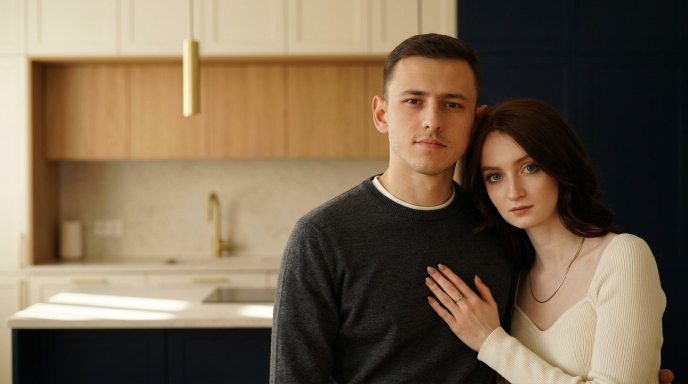
#> input picture vk/_source/base_cover_wide2.jpg, 1376 x 768 px, found by its file name (shown at 1/2 size)
$ python build_cover.py
#> lines starting #> are read from the running program, lines starting #| are printed output that depends on the picture
### scripts/vk-design/vk.py
# -*- coding: utf-8 -*-
"""
Сборка визуалов для сообщества ВКонтакте vk.ru/tverkuhniru.
Палитра, шрифты и правила — те же, что на сайте «РЕцепт».
"""
import os
from PIL import Image, ImageDraw, ImageFont, ImageFilter, ImageEnhance, ImageOps

FDIR = os.environ.get('VK_FONTS', '/tmp/fonts/out')
REPO = '/home/user/REcept'
OUT = os.path.join(REPO, 'vk')

INK    = (19, 41, 74)
SOOT   = (11, 26, 48)
COAL   = (31, 63, 104)
CREAM  = (255, 252, 247)
BONE   = (246, 240, 231)
SAND   = (236, 227, 213)
LINE   = (221, 212, 197)
STONE  = (107, 99, 92)
CLAY   = (162, 152, 140)
GOLD   = (122, 97, 60)
GOLDL  = (182, 154, 99)
GOLDS  = (211, 189, 149)

# --------------------------------------------------------------- шрифты
# fontsource режет гарнитуры по unicode-range: в кириллическом файле нет цифр
# и латиницы. Поэтому каждый символ берётся из той половины, где он есть.
_FAMILIES = {
    'golos':    ('golos-400.ttf', 'golos-latin.ttf'),
    'golos-m':  ('golos-500.ttf', 'golos-latin.ttf'),
    'golos-b':  ('golos-600.ttf', 'golos-latin.ttf'),
    'corm':     ('corm-400.ttf', 'corm-latin.ttf'),
    'corm-l':   ('corm-300.ttf', 'corm-latin.ttf'),
    'corm-m':   ('corm-500.ttf', 'corm-latin.ttf'),
    'playfair': ('playfair-400.ttf', 'playfair-latin.ttf'),
    'playfair-m': ('playfair-500.ttf', 'playfair-latin.ttf'),
    'marck':    ('marck-400.ttf', 'marck-latin.ttf'),
}


_cmaps = {}
def _cmap(path):
    if path not in _cmaps:
        from fontTools.ttLib import TTFont as _TT
        _cmaps[path] = set(_TT(path).getBestCmap().keys())
    return _cmaps[path]


class Font:
    def __init__(self, fam, size):
        cyr, lat = _FAMILIES[fam]
        self.fam, self.size = fam, size
        self.c = ImageFont.truetype(os.path.join(FDIR, cyr), size)
        self.l = ImageFont.truetype(os.path.join(FDIR, lat), size)
        self.cmap_c = _cmap(os.path.join(FDIR, cyr))
        self.cmap_l = _cmap(os.path.join(FDIR, lat))

    # [6 lines left out: function for_char, not called in this run]

    def getmetrics(self):
        return self.c.getmetrics()

    # [21 lines left out: functions getlength, draw, not called in this run]


_cache = {}
def F(fam, size):
    key = (fam, int(round(size)))
    if key not in _cache:
        _cache[key] = Font(fam, int(round(size)))
    return _cache[key]


def tw(draw, s, f, tracking=0.0):
    return f.getlength(s, tracking)


# [48 lines left out: functions text, wrap, para, caps_rule, not called in this run]


def rule(draw, xy, w, color, t=1.5):
    x, y = xy
    draw.rectangle([x, y, x + w, y + t], fill=color)


# --------------------------------------------------------------- фото
# [12 lines left out: function cover, not called in this run]


def _interp(stops, t):
    stops = sorted(stops)
    if t <= stops[0][0]:
        return stops[0][1]
    for (p0, c0), (p1, c1) in zip(stops, stops[1:]):
        if p0 <= t <= p1:
            k = 0 if p1 == p0 else (t - p0) / (p1 - p0)
            return tuple(int(c0[i] + (c1[i] - c0[i]) * k) for i in range(4))
    return stops[-1][1]


def linear(size, stops, horizontal=False):
    w, h = (1024, 1) if not horizontal else (1, 1024)
    grad = Image.new('RGBA', (w, h))
    px = grad.load()
    for i in range(1024):
        col = _interp(stops, i / 1023)
        if horizontal:
            px[0, i] = col
        else:
            px[i, 0] = col
    return grad.resize(size, Image.BILINEAR)


def rgba(color, a):
    return (color[0], color[1], color[2], int(a))


# [35 lines left out: functions veil, spot, lighten, not called in this run]


def grain(img, amount=7):
    n = Image.effect_noise(img.size, 42).convert('L').filter(ImageFilter.GaussianBlur(0.4))
    return Image.blend(img.convert('RGB'), Image.merge('RGB', (n, n, n)), amount / 100 * 0.5)


# [17 lines left out: functions paper, save, not called in this run]


# --------------------------------------------------------------- знак
def wordmark(draw, xy, size, tone='light', anchor='la', color=None, gold=None):
    f = F('corm', size)
    s1, s2 = 'РЕ', 'цепт'
    w1 = tw(draw, s1, f); w2 = tw(draw, s2, f)
    x, y = xy
    if anchor[0] == 'm': x -= (w1 + w2) / 2
    elif anchor[0] == 'r': x -= (w1 + w2)
    asc, _ = f.getmetrics(); y += asc
    col = color or (CREAM if tone == 'light' else INK)
    gl = gold or (GOLDS if tone == 'light' else GOLD)
    f.draw(draw, (x, y), s1, gl)
    f.draw(draw, (x + w1, y), s2, col)
    return w1 + w2


def wordmark_tver(draw, xy, size, tone='light', gap=None, tracking=0.30):
    """Знак + «ТВЕРЬ» капителью и латунный штрих между ними."""
    x, y = xy
    w = wordmark(draw, (x, y), size, tone)
    asc, _ = F('corm', size).getmetrics()
    f = F('golos', size * 0.29)
    g = gap if gap is not None else size * 0.34
    cy = y + asc * 0.60
    col = rgba(CREAM, 175) if tone == 'light' else rgba(STONE, 255)
    draw.rectangle([x + w + g, cy - 0.8, x + w + g + size * 0.30, cy + 0.8],
                   fill=GOLDL)
    text(draw, (x + w + g + size * 0.30 + g, cy), 'ТВЕРЬ', f, col, tracking, 'lm')
    return w


THE = ['с 2004 года', 'гарантия 24 месяца', 'оплата 50 / 50']

# [18 lines left out: function theses, not called in this run]

### scripts/vk-design/build_cover.py
# -*- coding: utf-8 -*-
import os, sys
sys.path.insert(0, os.path.dirname(os.path.abspath(__file__)))
from vk import *

COUPLE_WIDE = Image.open(os.path.join(REPO, 'vk/_source/base_cover_wide2.jpg'))
#> COUPLE_WIDE is the input picture: PIL image 1376x768 RGB; mean R, G, B 117.8, 100.4, 78.3
COUPLE_VERT = Image.open(os.path.join(REPO, 'vk/_source/base_cover_vertical.jpg'))
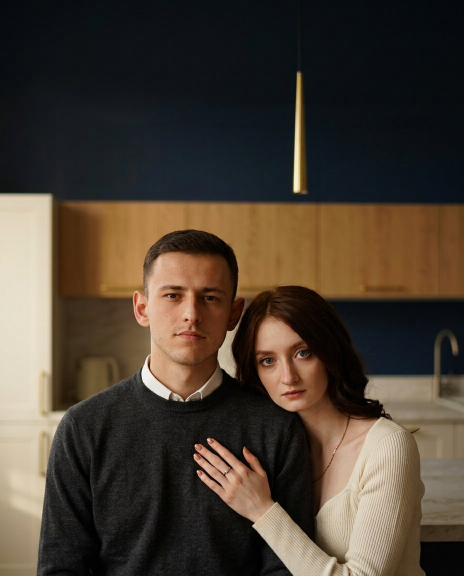
#> input picture vk/_source/base_cover_vertical.jpg, 928 x 1152 px, found by its file name (shown at 1/2 size)
#> COUPLE_VERT is the input picture: PIL image 928x1152 RGB; mean R, G, B 73.7, 62.6, 51.1

PHOTO = os.path.join(REPO, 'public/images')
def ph(p):
    return Image.open(os.path.join(PHOTO, p))


# [15 lines left out: function base_wide, not called in this run]


def ink_field(size, seam_side='right'):
    """Плотное синее поле, как на первом экране сайта: свет сверху справа,
    глубокая тень снизу слева. Не заливка, а среда."""
    w, h = size
    img = linear(size, [(0.00, rgba(SOOT, 255)), (0.45, rgba(INK, 255)),
                        (1.00, rgba(COAL, 255))], horizontal=True)
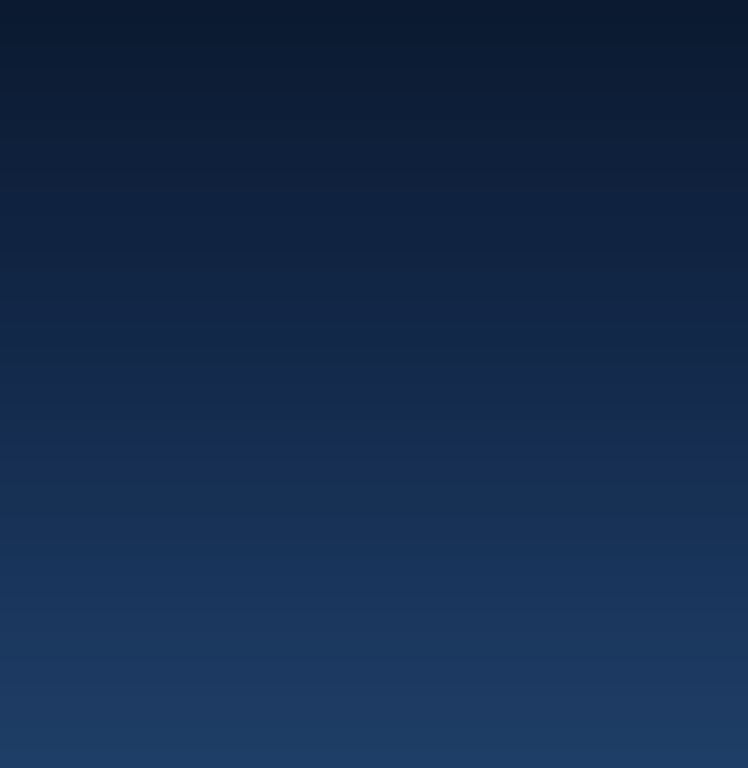
#> img: PIL image 748x768 RGBA; mean R, G, B, A 20, 43.2, 75.9, 255
    glow = Image.new('RGB', (w, h), (0, 0, 0))
#> glow: PIL image 748x768 RGB; every value is 0
    gd = ImageDraw.Draw(glow)
    gd.ellipse([w * 0.25, -h * 0.65, w * 1.25, h * 0.85], fill=(38, 30, 12))
    glow = glow.filter(ImageFilter.GaussianBlur(170))
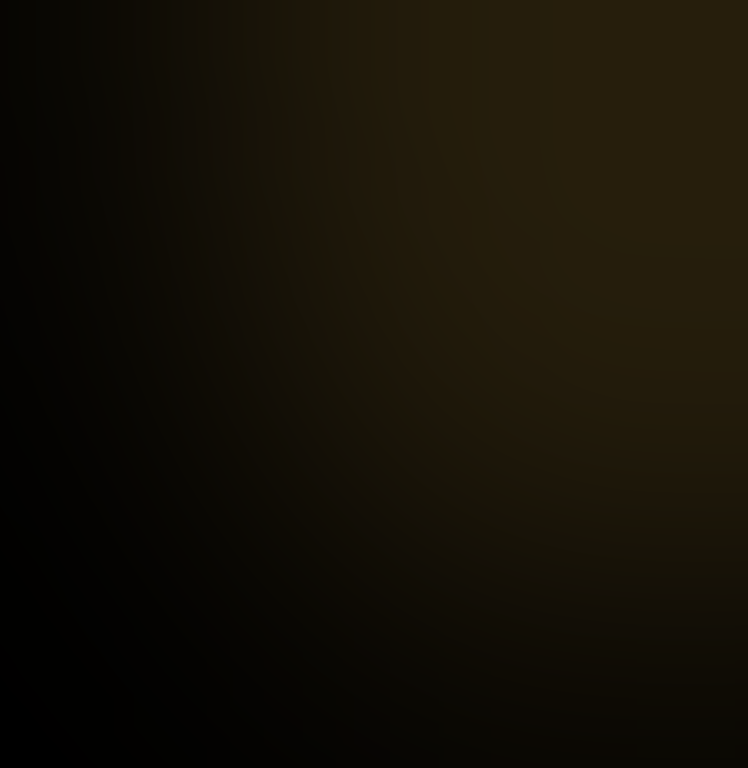
#> glow: PIL image 748x768 RGB; mean R, G, B 20.2, 16, 6.4
    img = Image.blend(img.convert('RGB'), glow, 0.30)
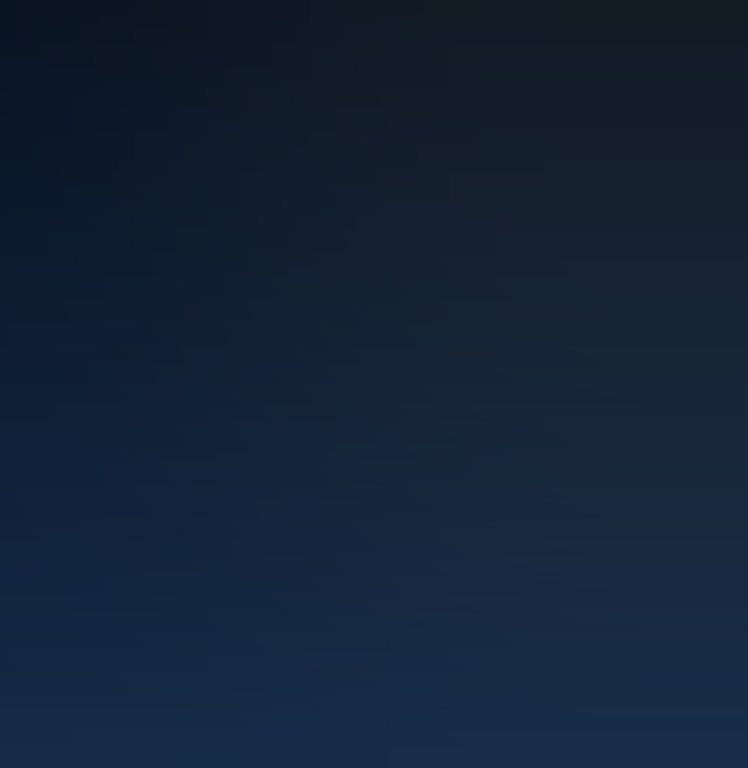
#> img: PIL image 748x768 RGB; mean R, G, B 19.6, 34.6, 54.6
    return grain(img, 8)
#> in grain, `n = Image.effect_noise(img.size, 42).convert('L').filter(ImageFilter.G..`:
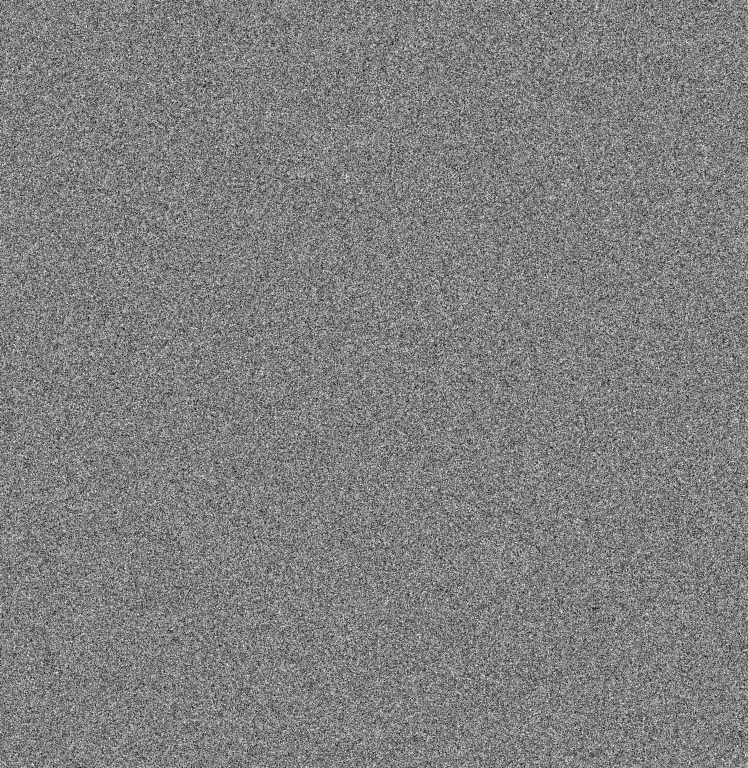
#> n: PIL image 748x768 L; min 18, max 236, mean 127.5


def cover_desktop():
    W, H = 1920, 768
    SEAM = 748
    panel = ink_field((SEAM, H))
    d = ImageDraw.Draw(panel, 'RGBA')
    X = 148

    wordmark_tver(d, (X, 78), 40, 'light', gap=14, tracking=0.30)
    caps_rule(d, (X, 164), 'мебельное ателье · тверь', F('golos', 14),
              rgba(CREAM, 198), rule=(GOLDL, 2, 14), tracking=0.26)

    fh = F('playfair', 76)
    text(d, (X - 3, 216), 'Кухни', fh, CREAM, 0, 'la')
    text(d, (X - 3, 300), 'на заказ', fh, CREAM, 0, 'la')
    text(d, (X - 3, 384), 'в Твери', fh, rgba(GOLDS, 255), 0, 'la')

    para(d, (X, 492), 'Проект, схемы электрики и расчёт — бесплатно.',
         F('golos', 21), rgba(CREAM, 232), 540, 32)
    text(d, (X + 1, 578), 'Роберт и Катя ведут проект лично',
         F('marck', 29), rgba(GOLDS, 248), 0, 'la')

    rule(d, (X, 644), 470, rgba(GOLDL, 110), 1.2)
    theses(d, (X, 672), F('golos', 15), rgba(CREAM, 216), rgba(GOLDL, 170))

    # правая часть — портрет без вуали: лица не глушим ни на процент
    right_w = W - SEAM
    photo = cover(COUPLE_WIDE, (right_w, H), focus=(0.60, 0.02), zoom=1.20)
    photo = ImageEnhance.Color(photo).enhance(1.03)
    photo = lighten(photo, (0.58, 0.42), (0.42, 0.32), 0.10)
    photo = grain(photo, 6)

    canvas = Image.new('RGB', (W, H))
    canvas.paste(panel.convert('RGB'), (0, 0))
    canvas.paste(photo.convert('RGB'), (SEAM, 0))
    d = ImageDraw.Draw(canvas, 'RGBA')
    # шов: тень от панели и латунная линия — как рамка паспарту на сайте
    d.rectangle([SEAM - 1, 0, SEAM, H], fill=rgba(SOOT, 90))
    d.rectangle([SEAM, 0, SEAM + 1, H], fill=rgba(GOLDL, 120))
    for cy in (0, H):
        pass
    # засечки по углам кадра
    for (cx, cy, dx, dy) in [(SEAM + 26, 26, 1, 1), (W - 26, 26, -1, 1),
                             (SEAM + 26, H - 26, 1, -1), (W - 26, H - 26, -1, -1)]:
        L = 46
        d.rectangle([min(cx, cx + dx * L), cy, max(cx, cx + dx * L), cy + 1],
                    fill=rgba(GOLDS, 150))
        d.rectangle([cx, min(cy, cy + dy * L), cx + 1, max(cy, cy + dy * L)],
                    fill=rgba(GOLDS, 150))

    save(canvas, 'cover/cover-desktop-1920x768.jpg')

    # --- классический 1590×530: та же двухпанельная схема
    W2, H2, S2 = 1590, 530, 618
    panel = ink_field((S2, H2))
    d = ImageDraw.Draw(panel, 'RGBA')
    X = 122
    wordmark_tver(d, (X, 44), 32, 'light', gap=12, tracking=0.30)
    caps_rule(d, (X, 108), 'мебельное ателье · тверь', F('golos', 11),
              rgba(CREAM, 198), rule=(GOLDL, 2, 11), tracking=0.26)
    fh = F('playfair', 54)
    text(d, (X - 2, 144), 'Кухни', fh, CREAM, 0, 'la')
    text(d, (X - 2, 203), 'на заказ', fh, CREAM, 0, 'la')
    text(d, (X - 2, 262), 'в Твери', fh, rgba(GOLDS, 255), 0, 'la')
    para(d, (X, 336), 'Проект, схемы электрики и расчёт — бесплатно.',
         F('golos', 15), rgba(CREAM, 232), 400, 24)
    text(d, (X + 1, 392), 'Роберт и Катя ведут проект лично',
         F('marck', 21), rgba(GOLDS, 248), 0, 'la')
    rule(d, (X, 434), 360, rgba(GOLDL, 110), 1.2)
    theses(d, (X, 456), F('golos', 11.5), rgba(CREAM, 216), rgba(GOLDL, 170))

    photo = cover(COUPLE_WIDE, (W2 - S2, H2), focus=(0.60, 0.02), zoom=1.22)
    photo = ImageEnhance.Color(photo).enhance(1.03)
    photo = lighten(photo, (0.58, 0.42), (0.42, 0.32), 0.10)
    photo = grain(photo, 6)
    canvas = Image.new('RGB', (W2, H2))
    canvas.paste(panel.convert('RGB'), (0, 0))
    canvas.paste(photo.convert('RGB'), (S2, 0))
    d = ImageDraw.Draw(canvas, 'RGBA')
    d.rectangle([S2 - 1, 0, S2, H2], fill=rgba(SOOT, 90))
    d.rectangle([S2, 0, S2 + 1, H2], fill=rgba(GOLDL, 120))
    save(canvas, 'cover/cover-classic-1590x530.jpg')


# ============================================================ ОБЛОЖКА МОБИЛЬНАЯ
# [31 lines left out: function cover_mobile, not called in this run]


if __name__ == '__main__':
#> (the run stopped early here; a loop or call above may not have finished)
